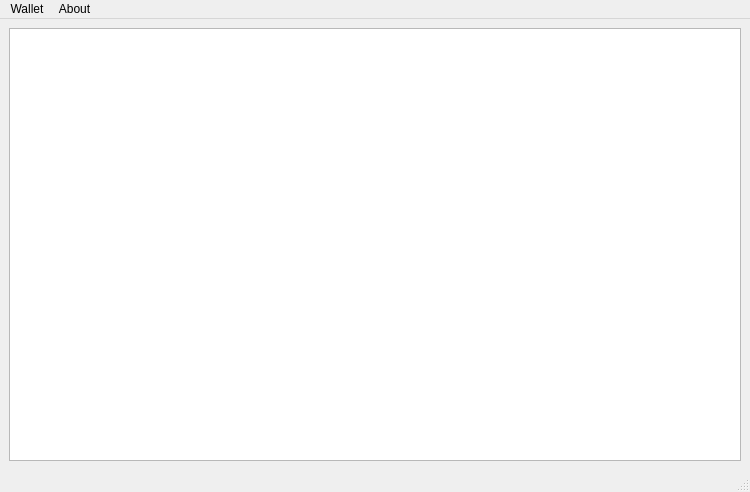
<ui version="4.0" >
 <author>Andrew Nicholson</author>
 <class>openCoin_MainWindow</class>
 <widget class="QMainWindow" name="openCoin_MainWindow" >
  <property name="geometry" >
   <rect>
    <x>0</x>
    <y>0</y>
    <width>750</width>
    <height>492</height>
   </rect>
  </property>
  <property name="windowTitle" >
   <string>Open Coin alpha 0.1</string>
  </property>
  <widget class="QWidget" name="centralwidget" >
   <layout class="QHBoxLayout" >
    <item>
     <widget class="QListWidget" name="opencoin_listWidget" />
    </item>
   </layout>
  </widget>
  <widget class="QMenuBar" name="menubar" >
   <property name="geometry" >
    <rect>
     <x>0</x>
     <y>0</y>
     <width>750</width>
     <height>24</height>
    </rect>
   </property>
   <widget class="QMenu" name="menuWelcome" >
    <property name="title" >
     <string>Wallet</string>
    </property>
    <addaction name="action_New_Coin" />
    <addaction name="separator" />
    <addaction name="actionQuit" />
   </widget>
   <widget class="QMenu" name="menuAbout" >
    <property name="title" >
     <string>About</string>
    </property>
    <addaction name="actionAbout_Open_Coin" />
    <addaction name="actionAbout_QT" />
   </widget>
   <addaction name="menuWelcome" />
   <addaction name="menuAbout" />
  </widget>
  <widget class="QStatusBar" name="statusbar" />
  <action name="action_New_Coin" >
   <property name="text" >
    <string> New Coin</string>
   </property>
  </action>
  <action name="actionQuit" >
   <property name="text" >
    <string>Quit</string>
   </property>
  </action>
  <action name="actionAbout_Open_Coin" >
   <property name="text" >
    <string>About Open Coin</string>
   </property>
  </action>
  <action name="actionAbout_QT" >
   <property name="text" >
    <string>About QT</string>
   </property>
  </action>
 </widget>
 <resources/>
 <connections/>
</ui>
